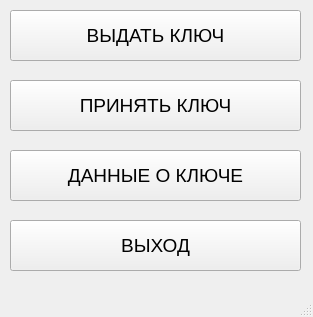
<?xml version="1.0" encoding="UTF-8"?>
<ui version="4.0">
    <class>VahtaWindow</class>
    <widget class="QMainWindow" name="VahtaWindow">
        <property name="geometry">
            <rect>
                <x>0</x>
                <y>0</y>
                <width>313</width>
                <height>317</height>
            </rect>
        </property>
        <property name="windowTitle">
            <string>MainWindow</string>
        </property>
        <widget class="QWidget" name="centralwidget">
            <widget class="QPushButton" name="btn_give_the_key">
                <property name="geometry">
                    <rect>
                        <x>10</x>
                        <y>10</y>
                        <width>291</width>
                        <height>51</height>
                    </rect>
                </property>
                <property name="font">
                    <font>
                        <pointsize>14</pointsize>
                    </font>
                </property>
                <property name="text">
                    <string>ВЫДАТЬ КЛЮЧ</string>
                </property>
            </widget>
            <widget class="QPushButton" name="btn_return_the_key">
                <property name="geometry">
                    <rect>
                        <x>10</x>
                        <y>80</y>
                        <width>291</width>
                        <height>51</height>
                    </rect>
                </property>
                <property name="font">
                    <font>
                        <pointsize>14</pointsize>
                    </font>
                </property>
                <property name="text">
                    <string>ПРИНЯТЬ КЛЮЧ</string>
                </property>
            </widget>
            <widget class="QPushButton" name="btn_key_report">
                <property name="geometry">
                    <rect>
                        <x>10</x>
                        <y>150</y>
                        <width>291</width>
                        <height>51</height>
                    </rect>
                </property>
                <property name="font">
                    <font>
                        <pointsize>14</pointsize>
                    </font>
                </property>
                <property name="text">
                    <string>ДАННЫЕ О КЛЮЧЕ</string>
                </property>
            </widget>
            <widget class="QPushButton" name="btn_exit">
                <property name="geometry">
                    <rect>
                        <x>10</x>
                        <y>220</y>
                        <width>291</width>
                        <height>51</height>
                    </rect>
                </property>
                <property name="font">
                    <font>
                        <pointsize>14</pointsize>
                    </font>
                </property>
                <property name="text">
                    <string>ВЫХОД</string>
                </property>
            </widget>
        </widget>
        <widget class="QMenuBar" name="menubar">
            <property name="geometry">
                <rect>
                    <x>0</x>
                    <y>0</y>
                    <width>313</width>
                    <height>21</height>
                </rect>
            </property>
        </widget>
        <widget class="QStatusBar" name="statusbar"/>
    </widget>
    <resources/>
    <connections/>
</ui>
